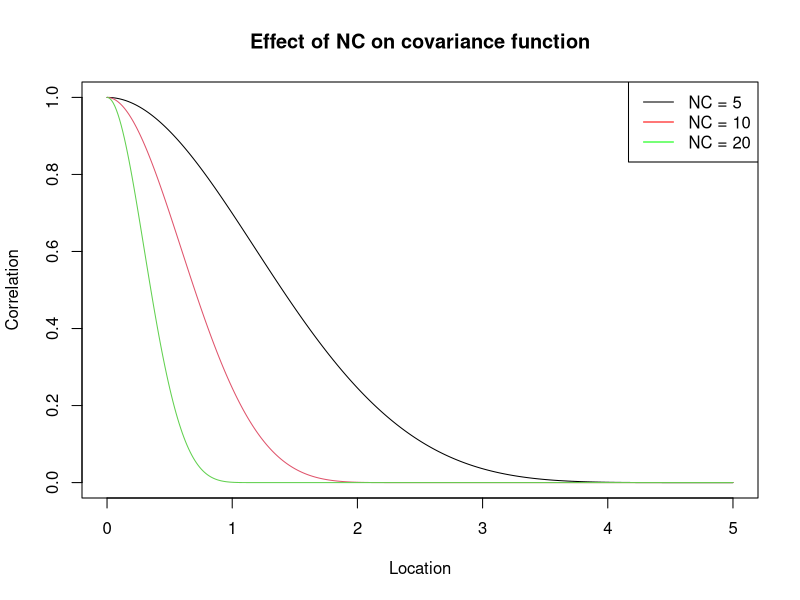
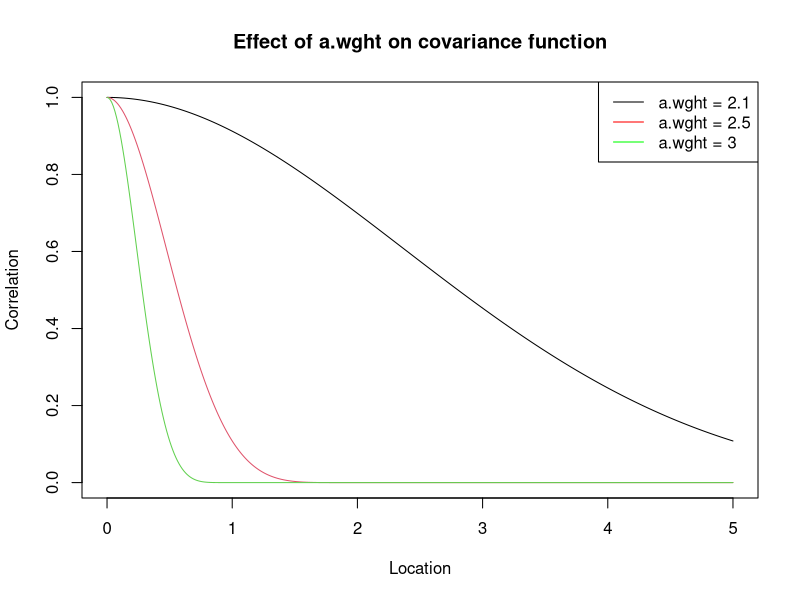
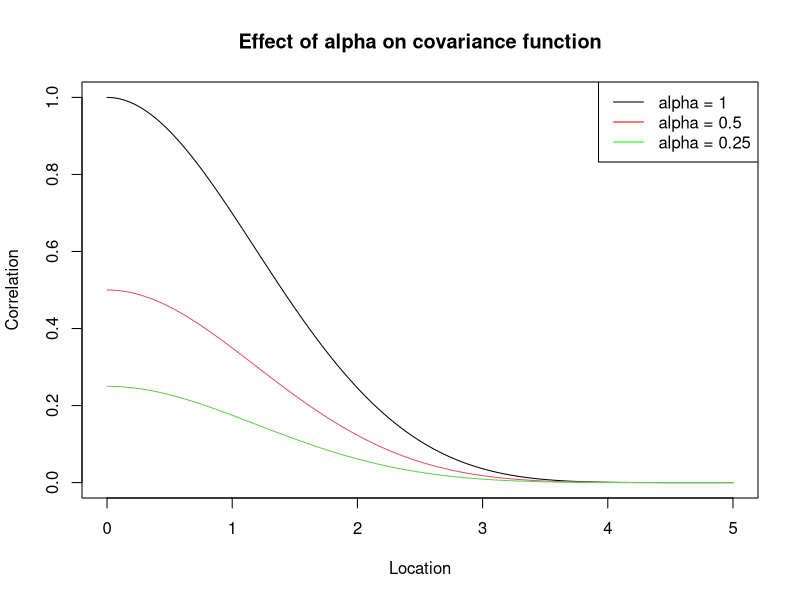
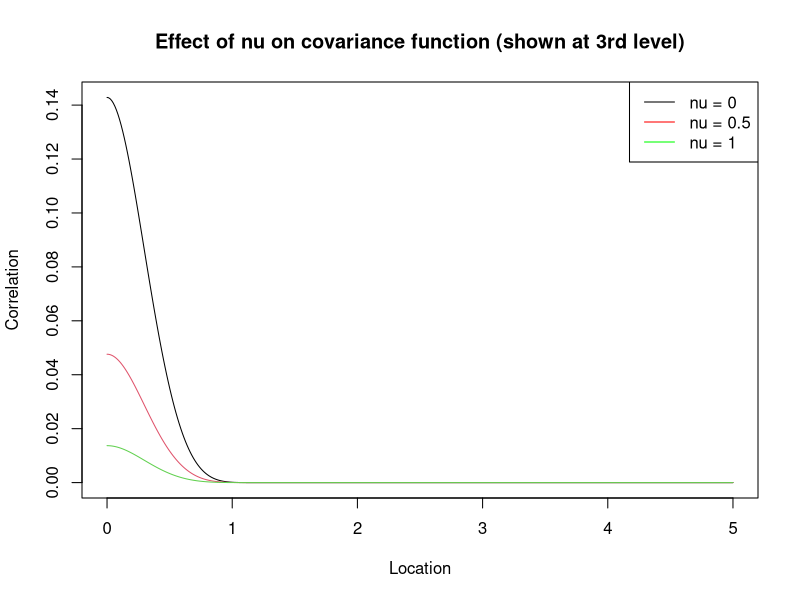

Write R code to recreate these figures, in order.
## ---- chunk 1
basis <- function(d) {
  return(1/3 * (1-d)^6 * (35*d^2 + 18*d + 3) * (d < 1))
}
xGrid = seq(0,5, length.out = 400)
NCPlot = cbind(basis(abs(xGrid/5)), basis(abs(xGrid/2.5)), basis(abs(xGrid/1.25)))
matplot(NCPlot, type="l", lty=1, x = xGrid, xlab = "Location", ylab = "Correlation",
        main="Effect of NC on covariance function")
legend("topright", c("NC = 5", "NC = 10", "NC = 20"), col=c("black", "red", "green"), lty=1)

AWPlot = cbind(basis(abs(xGrid/10)), basis(abs(xGrid/2)), basis(abs(xGrid/1)))
matplot(AWPlot, type="l", lty=1, x = xGrid, xlab = "Location", ylab = "Correlation",
        main="Effect of a.wght on covariance function")
legend("topright", c("a.wght = 2.1", "a.wght = 2.5", "a.wght = 3"), col=c("black", "red", "green"), lty = 1)

ALPlot = cbind(basis(abs(xGrid/5)), 1/2 * basis(abs(xGrid/5)), 1/4 * basis(abs(xGrid/5)))
matplot(ALPlot, type="l", lty=1, x = xGrid, xlab = "Location", ylab = "Correlation",
        main="Effect of alpha on covariance function")
legend("topright", c("alpha = 1", "alpha = 0.5", "alpha = 0.25"), col=c("black", "red", "green"), lty = 1)

NuPlot = cbind(1/7 * basis(abs(xGrid/1.25)), 1/21 * basis(abs(xGrid/1.25)), 1/73 * basis(abs(xGrid/1.25)))
matplot(NuPlot, type="l", lty=1, x = xGrid, xlab = "Location", ylab = "Correlation",
        main="Effect of nu on covariance function (shown at 3rd level)")
legend("topright", c("nu = 0", "nu = 0.5", "nu = 1"), col=c("black", "red", "green"), lty = 1)
